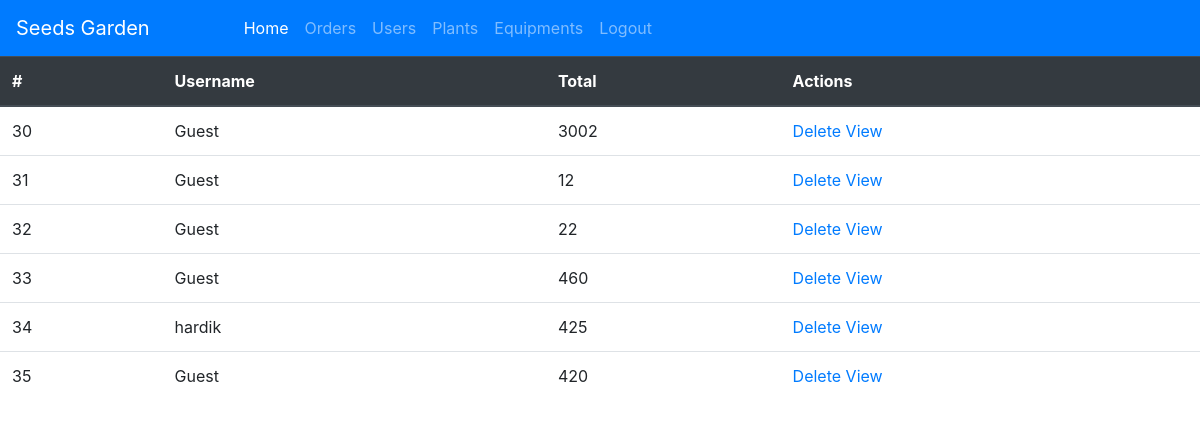
/admin/adminpanel/orders.php (signed in), run on the app's committed database.
### tables this page shows
CREATE TABLE `orders` (
  `username` varchar(225) NOT NULL,
  `total` bigint(20) NOT NULL,
  `items` varchar(2000) NOT NULL,
  `id` int(11) NOT NULL
);

### admin/adminpanel/orders.php (the view)
<?php
include('../header.php');
include('../../cont.php');
?>
<table class="table">
    <thead class="thead-dark">
        <tr>
        <th scope="col">#</th>
        <th scope="col">Username</th>
            <th scope="col">Total</th>
            <th scope="col">Actions</th>
        </tr>
    </thead>
    <tbody>
        <?php
        $qry = "SELECT * FROM `orders`";
        $result = mysqli_query($connection, $qry);
        while ($order = mysqli_fetch_assoc($result)) {
        ?>
            <tr>
                <td scope="col"><?php echo $order['id'] ?></td>
                <td scope="col"><?php echo $order['username'] ?></td>
                <td scope="col"><?php echo $order['total'] ?></td>
                <td scope="col">
                <a href="delete_order.php?id=<?php echo $order['id']  ?>">Delete</a>
                <a href="view_order.php?id=<?php echo $order['id']  ?>">View</a>
                </td>
            </tr>
        <?php
        }
        ?>
    </tbody>
</table>
<?php
include('../footer.php');
?>

### admin/header.php (shortened to what this page needs)
<!DOCTYPE html>
<html lang="en">
<head>
    <link rel="stylesheet" href="https://stackpath.bootstrapcdn.com/bootstrap/4.3.1/css/bootstrap.min.css">
</head>
<body>
<nav class="navbar navbar-expand-lg navbar-dark bg-primary">
  <a class="navbar-brand" href="./admin.php">Seeds Garden</a>
  <div class="collapse navbar-collapse" id="navbarText" style="padding-left: 70px;">
    <ul class="navbar-nav mr-auto">
      <li class="nav-item active">
        <a class="nav-link" href="./admin.php">Home</a>
      </li>
      <li class="nav-item">
        <a class="nav-link" href="./orders.php">Orders</a>
      </li>
      <li class="nav-item">
        <a class="nav-link" href="./user.php">Users</a>
      </li>
      <li class="nav-item">
        <a class="nav-link" href="./plants.php">Plants</a>
      </li>
      <li class="nav-item">
        <a class="nav-link" href="./equip.php">Equipments</a>
      </li>
      <li class="nav-item">
        <a class="nav-link" href="./logout.php">Logout</a>
      </li>
    </ul>
  </div>
</nav>

### admin/footer.php
</body>
</html>

### data on the page
orders: id "30", username "Guest", total "3002"
orders: id "31", username "Guest", total "12"
orders: id "32", username "Guest", total "22"
orders: id "33", username "Guest", total "460"
orders: id "34", username "hardik", total "425"
orders: id "35", username "Guest", total "420"
